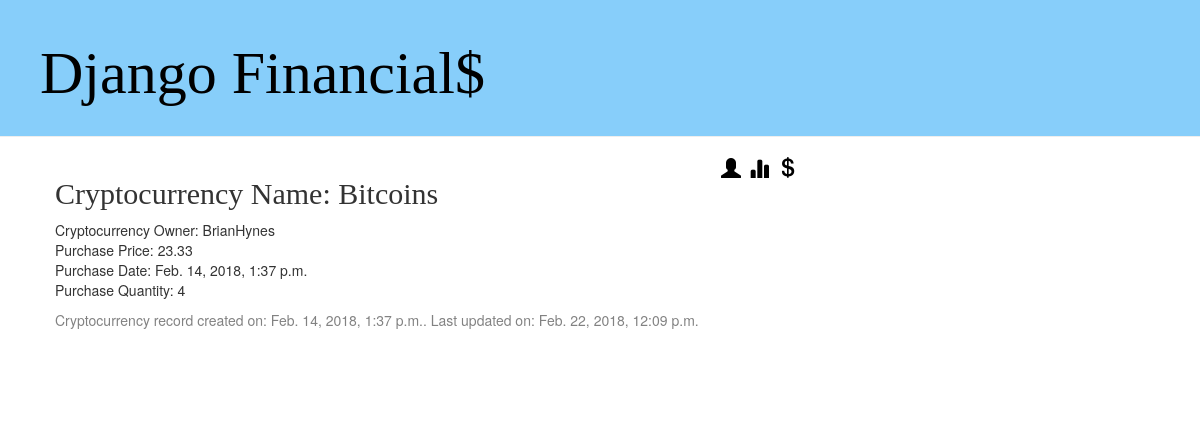
The app's page /crypto/2/ with its own data.
### Financials/models.py (models this page shows, shortened)
class Cryptocurrency(models.Model):
    customer = models.ForeignKey(Customer, on_delete=models.CASCADE)
    crypto_name = models.CharField(max_length=100)
    qty = models.IntegerField(null=False, blank=False)
    purchase_price = models.FloatField(null=False, blank=False)
    purchase_date = models.DateTimeField(
        default=timezone.now)
    created_date = models.DateTimeField(
            default=timezone.now)
    modified_date = models.DateTimeField(
            blank=True, null=True)

class Customer(models.Model):
    customer_name = models.CharField(max_length=100)
    street_address = models.CharField(max_length=100)
    city = models.CharField(max_length=500)
    state = models.CharField(max_length=2)
    zip = models.CharField(max_length=5)
    email = models.CharField(max_length=100)
    phone = models.CharField(max_length=12)
    created_date = models.DateTimeField(
            default=timezone.now)
    modified_date = models.DateTimeField(
            blank=True, null=True)
    def __str__(self):
        return self.customer_name

### Financials/views.py (the view)
# urls.py: url(r'^crypto/(?P<pk>\d+)/$', views.crypto_detail, name='crypto_detail'),
def crypto_detail(request, pk):
    cryptocurrency = get_object_or_404(Cryptocurrency, pk=pk)
    return render(request, 'Financials/crypto_detail.html', {'cryptocurrency': cryptocurrency})

### Financials/Templates/Financials/crypto_detail.html (shortened to what this page needs)
{% extends 'Financials/base.html' %}
{% block content %}
        <div class="menu-item">
            <a href="{% url 'crypto_list' %}" class="menu-icon"><span title="Cryptocurrency" class="glyphicon glyphicon-usd"></span></a>
            <a href="{% url 'stock_list' %}" class="menu-icon"><span title="Stocks" class="glyphicon glyphicon-stats"></span></a>
            <a href="{% url 'customer_list' %}" class="menu-icon"><span title="Customers" class="glyphicon glyphicon-user"></span></a>
        </div>
    <div class="crypto">
        <p><h2> Cryptocurrency Name: {{cryptocurrency.crypto_name}}</h2>
</p>
        <p> Cryptocurrency Owner:  {{cryptocurrency.customer}}<br>
            Purchase Price: {{cryptocurrency.purchase_price}}<br>
            Purchase Date: {{cryptocurrency.purchase_date}}<br>
            Purchase Quantity: {{cryptocurrency.qty}}<br>
         <div class="date">
           <p> Cryptocurrency record created on: {{cryptocurrency.created_date}}.  Last updated on: {{cryptocurrency.modified_date}}</p>
        </div>
{% endblock %}

### Financials/static/css/financials.css (style rules this page uses)
.menu-icon, .top-menu:hover, .top-menu:visited { color: #000000; float: right; font-size: 15pt; margin-right: 8px; }
h1, h2, h3, h4 { font-family: 'Georgia', cursive; }
.date { color: #828282; }
.crypto { margin-bottom: 70px; }

### records on screen
Cryptocurrency: crypto_name "Bitcoins", customer "BrianHynes", purchase_price "23.33", purchase_date "Feb. 14, 2018, 1:37 p.m.", qty "4", created_date "Feb. 14, 2018, 1:37 p.m.", modified_date "Feb. 22, 2018, 12:09 p.m."
